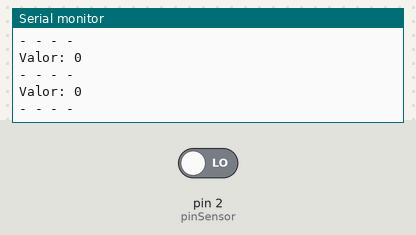
A sketch run on a simulated Arduino Uno, built with avr-gcc and run on an emulated ATmega328P. Shown: the last lines printed to the serial monitor. Inputs (shaded band) come from the test bench; at power-on: pin 2 (pinSensor) LOW.

Above: at 1.2 s.
1.3 s: pin 2 (pinSensor) driven HIGH
At 2.0 s:
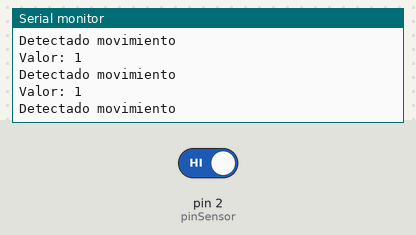
2.8 s: pin 2 (pinSensor) driven LOW
At 3.8 s:
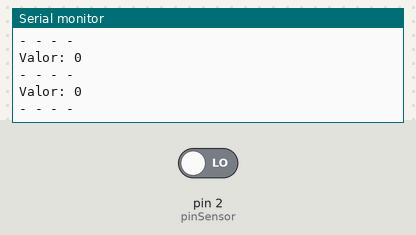

Measured:
- after the input at 1.3 s, the serial monitor: prints a new line at once (image 1)

The sketch:

EjemploSensorMovimiento.ino
```cpp
int pinSensor = 2;

void setup() {
  Serial.begin(9600);
  pinMode(pinSensor, INPUT);
}

void loop() {
  int pirValue = digitalRead(pinSensor);
  Serial.println("Valor: " + String(pirValue));

  if (pirValue == HIGH) {
    Serial.println("Detectado movimiento");
  } else {
    Serial.println("- - - -");
  }

  delay(50);
}
```
